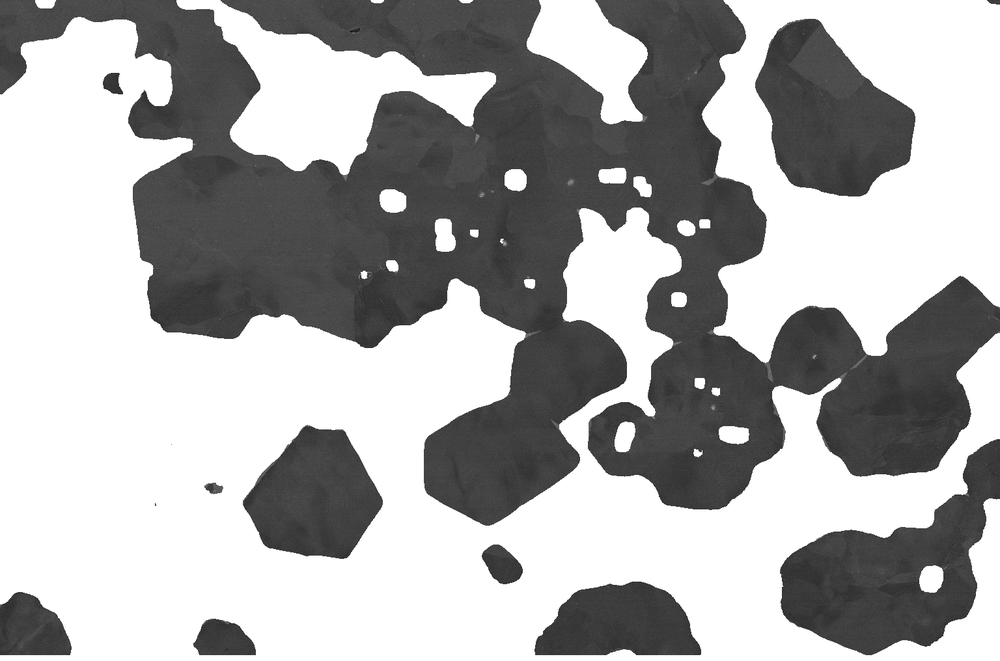
#> input picture Automatic identification of graphene/training_data/training_set2/20170830_masked.tif, 1000 x 661 px, shrunk from 1536 x 1016 before the run
$ python reshape_file.py
#> lines starting #> are read from the running program, lines starting #| are printed output that depends on the picture
import cv2
path5 = 'training_data/training_set2/20170830.tif' # define path1 for raw img_data
path6 = 'training_data/training_set2/20170830_masked.tif'
im=cv2.imread(path6)
#> im is the input picture: shape (661, 1000, 3); min 8, max 255, mean 171.1
cv2.imshow('img',im)
from matplotlib import pyplot as plt
im = im[:-80,:]
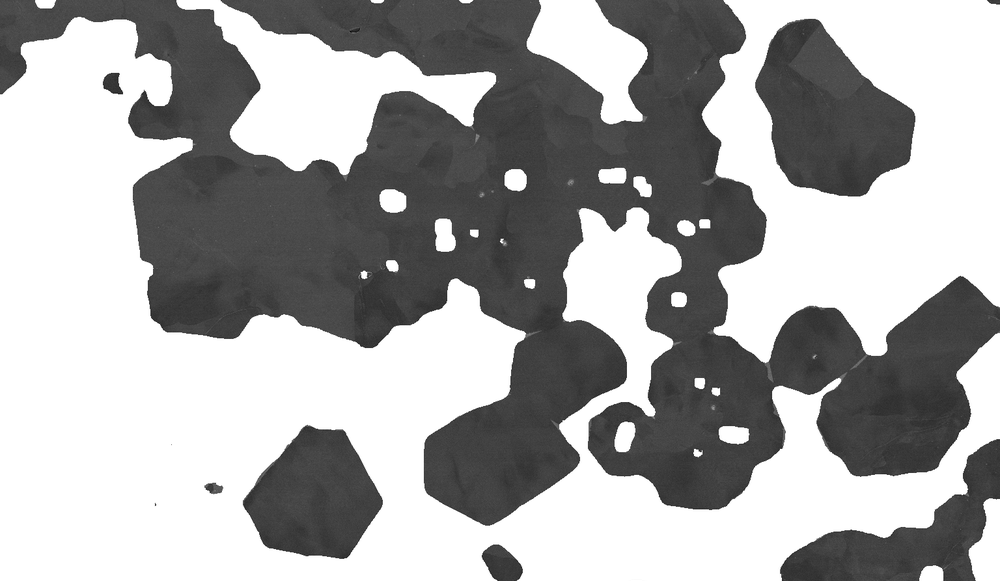
#> im: shape (581, 1000, 3); min 8, max 255, mean 167.9
plt.imshow(im)
cv2.imwrite(path6,im)

$ run again, with Automatic identification of graphene/training_data/training_set2/2017111513.tif copied over Automatic identification of graphene/training_data/training_set2/20170830_masked.tif
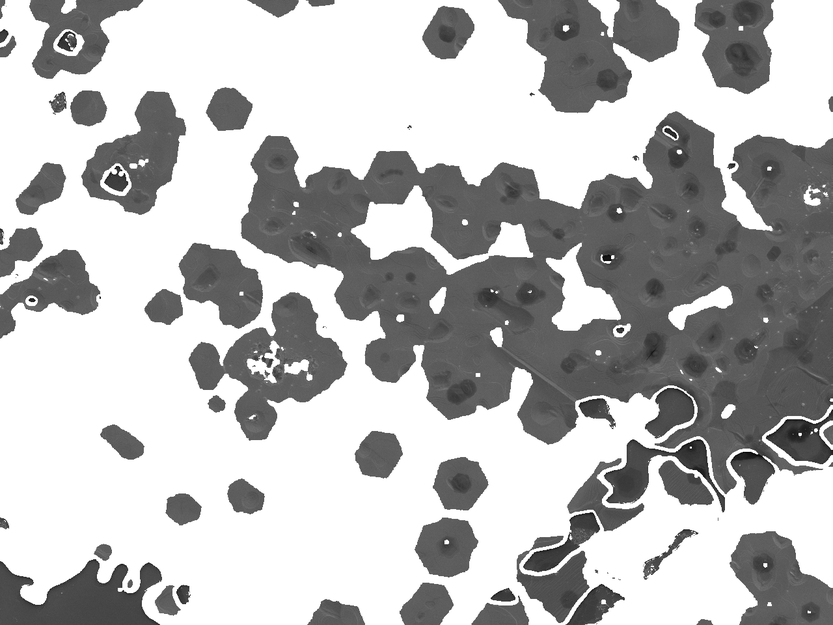
#> input picture Automatic identification of graphene/training_data/training_set2/2017111513.tif, 833 x 625 px, shrunk from 1280 x 960 before the run
#> im is the input picture: shape (625, 833, 3); min 0, max 255, mean 183.6
#> `im = im[:-80,:]`:
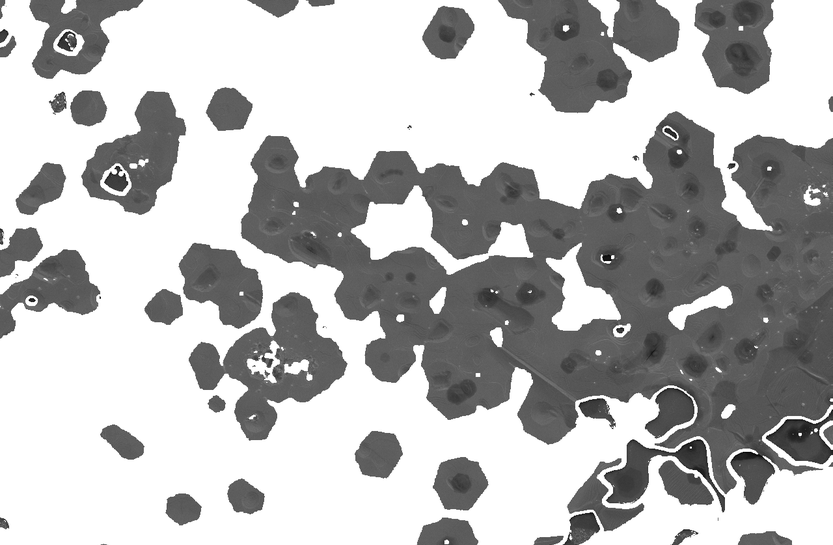
#> im: shape (545, 833, 3); min 0, max 255, mean 182.4
